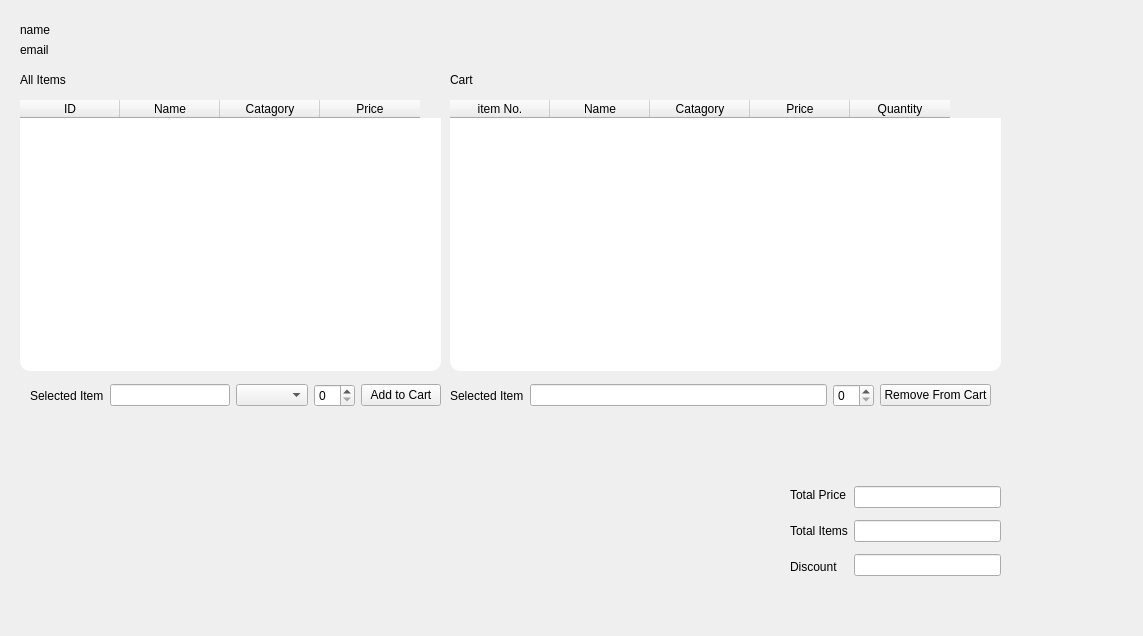
<?xml version="1.0" encoding="UTF-8"?>
<ui version="4.0">
 <class>CustomerView</class>
 <widget class="QMainWindow" name="CustomerView">
  <property name="geometry">
   <rect>
    <x>0</x>
    <y>0</y>
    <width>1143</width>
    <height>636</height>
   </rect>
  </property>
  <property name="windowTitle">
   <string>MainWindow</string>
  </property>
  <widget class="QWidget" name="centralwidget">
   <widget class="QLabel" name="nameLabel">
    <property name="geometry">
     <rect>
      <x>20</x>
      <y>20</y>
      <width>151</width>
      <height>20</height>
     </rect>
    </property>
    <property name="styleSheet">
     <string notr="true">QLabel 
{
	 text-align: right;
 	color:black;
}</string>
    </property>
    <property name="text">
     <string>name</string>
    </property>
   </widget>
   <widget class="QLabel" name="emailLabel">
    <property name="geometry">
     <rect>
      <x>20</x>
      <y>40</y>
      <width>151</width>
      <height>20</height>
     </rect>
    </property>
    <property name="text">
     <string>email</string>
    </property>
   </widget>
   <widget class="QTableWidget" name="allItems">
    <property name="enabled">
     <bool>true</bool>
    </property>
    <property name="geometry">
     <rect>
      <x>20</x>
      <y>100</y>
      <width>421</width>
      <height>271</height>
     </rect>
    </property>
    <property name="styleSheet">
     <string notr="true">QTableWidget
 {
    background-color: white;
    border-radius: 10px;
}

QTableView 
{
    border: none;
}


QScrollBar:vertical {
    background-color: #FFFFFF;
    border-radius: 10px;
	margin-right: 5px;
}

QScrollBar::handle:vertical {
    background-color: #4DA6FF;
    border-radius: 10px;
}

QScrollBar::add-line:vertical,
QScrollBar::sub-line:vertical {
    height: 0px;
}

QTableWidget::item:selected {
    background-color: #4DA6FF;
    color: white;
}

QTableWidget::item:selected:focus {
    outline: none;
}

QTableWidget::item:selected:active {
    border-top-left-radius: 5px;
    border-bottom-left-radius: 5px;
    border-top-right-radius: 5px;
    border-bottom-right-radius: 5px;
}

QTableWidget::item:selected:first {
    border-top-left-radius: 5px;
    border-bottom-left-radius: 5px;
}

QTableWidget::item:selected:last {
    border-top-right-radius: 5px;
    border-bottom-right-radius: 5px;
}
</string>
    </property>
    <property name="showGrid">
     <bool>false</bool>
    </property>
    <property name="gridStyle">
     <enum>Qt::DashLine</enum>
    </property>
    <column>
     <property name="text">
      <string>ID</string>
     </property>
    </column>
    <column>
     <property name="text">
      <string>Name</string>
     </property>
    </column>
    <column>
     <property name="text">
      <string>Catagory</string>
     </property>
    </column>
    <column>
     <property name="text">
      <string>Price</string>
     </property>
    </column>
   </widget>
   <widget class="QTableWidget" name="itemCart">
    <property name="geometry">
     <rect>
      <x>450</x>
      <y>100</y>
      <width>551</width>
      <height>271</height>
     </rect>
    </property>
    <property name="styleSheet">
     <string notr="true">QTableWidget
 {
    background-color: white;
    border-radius: 10px;
}

QTableView 
{
    border: none;
}


QScrollBar:vertical {
    background-color: #FFFFFF;
    border-radius: 10px;
	margin-right: 5px;
}

QScrollBar::handle:vertical {
    background-color: #4DA6FF;
    border-radius: 10px;
}

QScrollBar::add-line:vertical,
QScrollBar::sub-line:vertical {
    height: 0px;
}

QTableWidget::item:selected {
    background-color: #4DA6FF;
    color: white;
}

QTableWidget::item:selected:focus {
    outline: none;
}

QTableWidget::item:selected:active {
    border-top-left-radius: 5px;
    border-bottom-left-radius: 5px;
    border-top-right-radius: 5px;
    border-bottom-right-radius: 5px;
}

QTableWidget::item:selected:first {
    border-top-left-radius: 5px;
    border-bottom-left-radius: 5px;
}

QTableWidget::item:selected:last {
    border-top-right-radius: 5px;
    border-bottom-right-radius: 5px;
}
</string>
    </property>
    <property name="showGrid">
     <bool>false</bool>
    </property>
    <column>
     <property name="text">
      <string>item No.</string>
     </property>
    </column>
    <column>
     <property name="text">
      <string>Name</string>
     </property>
    </column>
    <column>
     <property name="text">
      <string>Catagory</string>
     </property>
    </column>
    <column>
     <property name="text">
      <string>Price</string>
     </property>
    </column>
    <column>
     <property name="text">
      <string>Quantity</string>
     </property>
    </column>
   </widget>
   <widget class="QLabel" name="label_2">
    <property name="geometry">
     <rect>
      <x>20</x>
      <y>70</y>
      <width>63</width>
      <height>20</height>
     </rect>
    </property>
    <property name="text">
     <string>All Items</string>
    </property>
   </widget>
   <widget class="QLabel" name="label_3">
    <property name="geometry">
     <rect>
      <x>450</x>
      <y>70</y>
      <width>63</width>
      <height>20</height>
     </rect>
    </property>
    <property name="text">
     <string>Cart</string>
    </property>
   </widget>
   <widget class="QWidget" name="layoutWidget">
    <property name="geometry">
     <rect>
      <x>450</x>
      <y>380</y>
      <width>541</width>
      <height>31</height>
     </rect>
    </property>
    <layout class="QHBoxLayout" name="horizontalLayout_3">
     <item>
      <widget class="QLabel" name="label_7">
       <property name="text">
        <string>Selected Item</string>
       </property>
      </widget>
     </item>
     <item>
      <widget class="QLineEdit" name="selectedItem_Cart"/>
     </item>
     <item>
      <widget class="QSpinBox" name="itemQuantity_2"/>
     </item>
     <item>
      <widget class="QPushButton" name="removeFromCart">
       <property name="text">
        <string>Remove From Cart</string>
       </property>
      </widget>
     </item>
    </layout>
   </widget>
   <widget class="QWidget" name="">
    <property name="geometry">
     <rect>
      <x>30</x>
      <y>380</y>
      <width>411</width>
      <height>31</height>
     </rect>
    </property>
    <layout class="QHBoxLayout" name="horizontalLayout">
     <item>
      <widget class="QLabel" name="label">
       <property name="text">
        <string>Selected Item</string>
       </property>
      </widget>
     </item>
     <item>
      <widget class="QLineEdit" name="selectedItem"/>
     </item>
     <item>
      <widget class="QComboBox" name="itemCatagory"/>
     </item>
     <item>
      <widget class="QSpinBox" name="itemQuantity"/>
     </item>
     <item>
      <widget class="QPushButton" name="addToCart">
       <property name="text">
        <string>Add to Cart</string>
       </property>
      </widget>
     </item>
    </layout>
   </widget>
   <widget class="QWidget" name="">
    <property name="geometry">
     <rect>
      <x>790</x>
      <y>480</y>
      <width>211</width>
      <height>102</height>
     </rect>
    </property>
    <layout class="QHBoxLayout" name="horizontalLayout_2">
     <item>
      <layout class="QVBoxLayout" name="verticalLayout_2">
       <item>
        <widget class="QLabel" name="label_5">
         <property name="text">
          <string>Total Price</string>
         </property>
        </widget>
       </item>
       <item>
        <widget class="QLabel" name="label_4">
         <property name="text">
          <string>Total Items</string>
         </property>
        </widget>
       </item>
       <item>
        <widget class="QLabel" name="label_6">
         <property name="text">
          <string>Discount</string>
         </property>
        </widget>
       </item>
      </layout>
     </item>
     <item>
      <layout class="QVBoxLayout" name="verticalLayout">
       <item>
        <widget class="QLineEdit" name="totalItems">
         <property name="readOnly">
          <bool>true</bool>
         </property>
        </widget>
       </item>
       <item>
        <widget class="QLineEdit" name="totalPrice">
         <property name="readOnly">
          <bool>true</bool>
         </property>
        </widget>
       </item>
       <item>
        <widget class="QLineEdit" name="discount">
         <property name="readOnly">
          <bool>true</bool>
         </property>
        </widget>
       </item>
      </layout>
     </item>
    </layout>
   </widget>
  </widget>
 </widget>
 <resources/>
 <connections/>
</ui>
